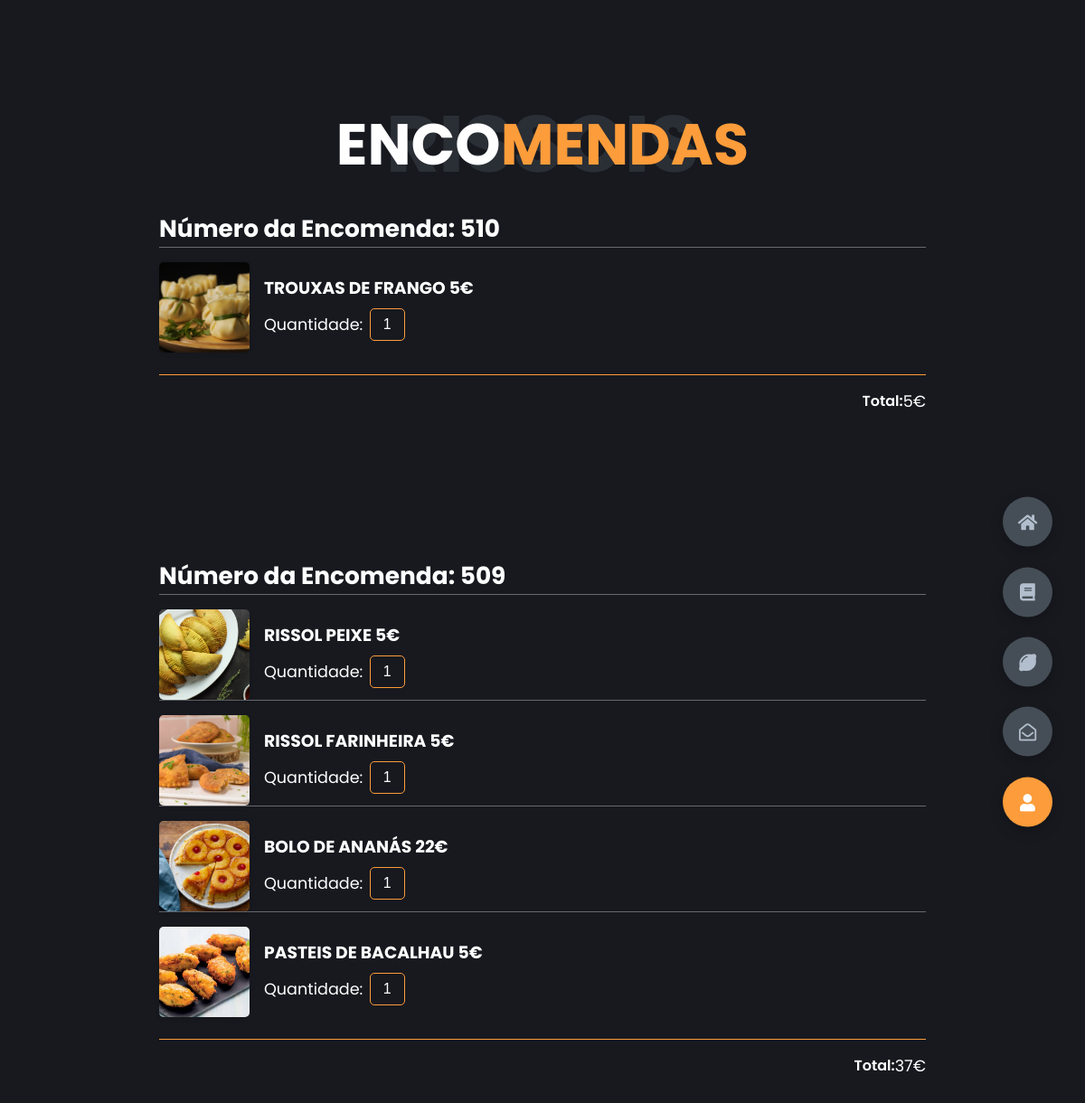
/php/historico.php (signed in), run on the app's committed database.
### tables this page shows
CREATE TABLE Encomendas (
    id_Encomendas INTEGER PRIMARY KEY AUTOINCREMENT,
    id_clientes INTEGER NOT NULL,
    data_encomenda DATETIME,
    metedo_pagamento BOOLEAN,
    metedo_entrega BOOLEAN,
    mensagem TEXT,
    FOREIGN KEY(id_clientes) REFERENCES Clientes(id_clientes)
);

### includes/historico_inc.php (called while the page is built, shortened)
<?php
require_once 'conn.php';
require_once 'functions_inc.php';
$userId = $_SESSION["userid"];
$userOrders = getUserOrders($userId, $db);

### includes/functions_inc.php (called while the page is built, shortened)
<?php
function getUserOrders($userId, $db)
{
    $queryOrders = "SELECT * FROM Encomendas WHERE id_clientes = :userid";
    $stmtOrders = $db->prepare($queryOrders);
    $stmtOrders->bindValue(':userid', $userId, SQLITE3_INTEGER);
    $resultOrders = $stmtOrders->execute();
    $orders = array();
    while ($rowOrders = $resultOrders->fetchArray(SQLITE3_ASSOC)) {
        $order = array(
            'id_Encomendas' => $rowOrders['id_Encomendas'],
            'data_encomenda' => $rowOrders['data_encomenda'],
            'metedo_pagamento' => $rowOrders['metedo_pagamento'],
            'metedo_entrega' => $rowOrders['metedo_entrega'],
            'mensagem' => $rowOrders['mensagem'],
            'items' => array()
        );
        $queryItems = "SELECT p.nome_produto, p.preco, p.caminho_imagem, l.quantidade
                       FROM Linha_de_Encomenda l
                       INNER JOIN Produtos p ON l.Produtos_id_produto = p.id_produto
                       WHERE l.Encomendas_id_Encomendas = :orderId";
        $stmtItems = $db->prepare($queryItems);
        $stmtItems->bindValue(':orderId', $rowOrders['id_Encomendas'], SQLITE3_INTEGER);
        $resultItems = $stmtItems->execute();
        while ($rowItems = $resultItems->fetchArray(SQLITE3_ASSOC)) {
            $order['items'][] = array(
                'nome_produto' => $rowItems['nome_produto'],
                'preco' => $rowItems['preco'],
                'caminho_imagem' => $rowItems['caminho_imagem'],
                'quantidade' => $rowItems['quantidade']
            );
        }
        $orders[] = $order;
    }
    return $orders;
}

### php/historico.php (the view, shortened to what this page needs)
<!DOCTYPE html>
<html lang="en">
<head>
        <link rel="stylesheet" href="../styles/style.css" />
                    <link rel="stylesheet" href="https://cdnjs.cloudflare.com/ajax/libs/font-awesome/5.15.4/css/all.min.css" />
                        <link rel="stylesheet" href="https://cdnjs.cloudflare.com/ajax/libs/toastr.js/latest/toastr.min.css">
                                <link rel="stylesheet" href="https://cdn.jsdelivr.net/npm/sweetalert2@11.0.20/dist/sweetalert2.min.css">
</head>
<body class="main-content">
    <main>
        <section class="container contact active" id="contact">
            <div class="contact-container">
                <div class="main-title">
                    <h2>enco<span>mendas</span><span class="bg-text">Rissois</span></h2>
                </div><br>
                <?php
                include('../includes/historico_inc.php');
                foreach (array_reverse($userOrders) as $order) {
                    $total = 0;
                    echo "<div class='order'>";
                    echo "<h1>Número da Encomenda: " . $order['id_Encomendas'] . "</h1>";
                    foreach ($order['items'] as $item) {
                        echo "<div class='cart-item'>";
                        echo "<div class='cart-img-box' class='fancybox'>";
                        echo "<img src='{$item['caminho_imagem']}' alt='{$item['nome_produto']}' class='cart-img'>";
                        echo "</div>";
                        echo "<div class='detail-box'>";
                        echo "<div class='cart-product-title'><h3>{$item['nome_produto']} {$item['preco']}€</h3></div>";
                        echo "<div class='cart-quantity-box'>";
                        echo "<label for='quantity'>Quantidade:</label>";
                        echo "<input type='text' value='{$item['quantidade']}' class='cart-quantity' id='quantity' disabled>";
                        echo "</div>";
                        echo "</div>";
                        echo "</div>";
                        $total += $item['preco'] * $item['quantidade'];
                    }
                    echo "
    <div class='total'>
        <div class='total-title'>Total:</div>
        <div> {$total}€</div>
    </div>
    ";
                    echo "</div>";
                }
                ?>
        </section>
    </main>
    <div class="controls">
        <a href="index.php">
            <div class="control" data-id="home">
                <i class="fas fa-home"></i>
            </div>
        </a>
        <a href="about.php">
            <div class="control" data-id="about">
                <i class="fas fa-book"></i>
            </div>
        </a>
        <a href="catalogo.php">
            <div class="control" data-id="catalogo">
                <i class="fas fa-lemon"></i>
            </div>
        </a>
        <a href="profile.php">
        <div class="control" data-id="contact">
            <i class="far fa-envelope-open"></i>
        </div>
        </a>
        <a href="profile.php">
            <div class="control active-btn" data-id="home">
                <i class="fas fa-user"></i>
            </div>
        </a>
    </div>
</body>
</html>

### styles/style.css (style rules this page uses)
* { margin: 0; padding: 0; box-sizing: border-box; list-style: none; scroll-behavior: smooth; }
:root { --color-primary: #17191f; --color-secondary: #fd9c3a; --color-white: #ffff; --color-black: #000; --color-grey0: #f8f8f8; --color-grey-1: #dbe1e8; --color-grey-2: #b2becd; --color-grey-3: #6c7983; --color-grey-4: #454e56; --color-grey-5: #2a2e35; --color-grey-6: #12181b; --br-sm-2: 14px; --box-shadow-1: 0 5px 15px rgba(0, 0, 0, 0.2); }
body { background-color: var(--color-primary); font-family: "Poppins", sans-serif; font-size: 1.1rem; color: var(--color-white); transition: all 0.4s ease-in-out; }
a { display: inline-block; text-decoration: none; color: inherit; font-family: inherit; }
section { min-height: 100vh; width: 100%; position: absolute; left: 0; top: 0; padding: 3rem 18rem; }
.container { display: none; transform: translateY(-100%) scale(0); transition: all 0.4s ease-in-out; background-color: var(--color-primary); }
.active { display: block; animation: appear 0.8s ease-in-out; transform: translateY(0) scaleY(1); }
.controls { position: fixed; z-index: 0; top: 50%; right: 3%; display: flex; flex-direction: column; align-items: center; justify-content: center; transform: translateY(-50%); }
.controls .control { padding: 1rem; cursor: pointer; background-color: var(--color-grey-4); width: 55px; height: 55px; border-radius: 50%; display: flex; justify-content: center; align-items: center; margin: 0.7rem 0; box-shadow: var(--box-shadow-1); transition: all 0.4s ease-in-out; }
.controls .control i { font-size: 1.2rem; color: var(--color-grey-2); pointer-events: none; }
.controls .active-btn { background-color: var(--color-secondary); transition: all 0.4s ease-in-out; }
.controls .active-btn i { color: var(--color-white); }
.cart-item { display: grid; grid-template-columns: 100px 1fr auto; align-items: center; gap: 1rem; border-top: 1px solid rgba(255, 255, 255, 0.35); padding-top: 1rem; }
.cart-img-box { width: 100px; height: 100px; overflow: hidden; border-radius: 5px; box-shadow: 0 2px 4px rgba(0, 0, 0, 0.1); }
.cart-img { width: 100%; height: 100%; -o-object-fit: cover; object-fit: cover; }
.detail-box { display: grid; row-gap: 0.5rem; }
.cart-product-title { font-size: 1rem; text-transform: uppercase; }
.cart-quantity-box { display: flex; align-items: center; }
.cart-quantity { border: 1px solid var(--color-secondary); background-color: var(--color-primary); color: white; width: 2.4rem; text-align: center; font-size: 1rem; padding: 0.5rem; border-radius: 5px; margin-left: 0.5rem; }
.total { display: flex; justify-content: flex-end; margin-top: 1.5rem; padding-top: 1rem; transition: all 0.3s ease; border-top: 1px solid var(--color-secondary); }
.total-title { font-size: 1rem; font-weight: 600; }
input, button { border: none; outline: none; border-radius: 30px; font-size: 1.1em; }
input { width: 100%; background: #e6e6e6; color: var(--color-grey-3); letter-spacing: 0.5px; padding: 14px 64px; }
.main-title { text-align: center; }
.main-title h2 { position: relative; text-transform: uppercase; font-size: 4rem; font-weight: 700; }
.main-title h2 span { color: var(--color-secondary); }
.main-title h2 .bg-text { position: absolute; top: 50%; left: 50%; color: var(--color-grey-5); transition: all 0.4s ease-in-out; z-index: -1; transform: translate(-50%, -50%); font-weight: 800; font-size: 6.3rem; }
.order { margin-bottom: 10rem; }
@media screen and (max-width: 1432px) { .container { padding: 7rem 11rem; } }
@media screen and (max-width: 1432px) { .main-title h2 .bg-text { font-size: 5.5rem; } }

### data on the page
encomendas: id_Encomendas "510", nome_produto "TROUXAS DE FRANGO", preco "5", quantidade "1", total "5"
encomendas: id_Encomendas "509", nome_produto "RISSOL PEIXE", preco "5", quantidade "1", nome_produto "RISSOL FARINHEIRA", nome_produto "BOLO DE ANANÁS", preco "22", nome_produto "PASTEIS DE BACALHAU", total "37"
